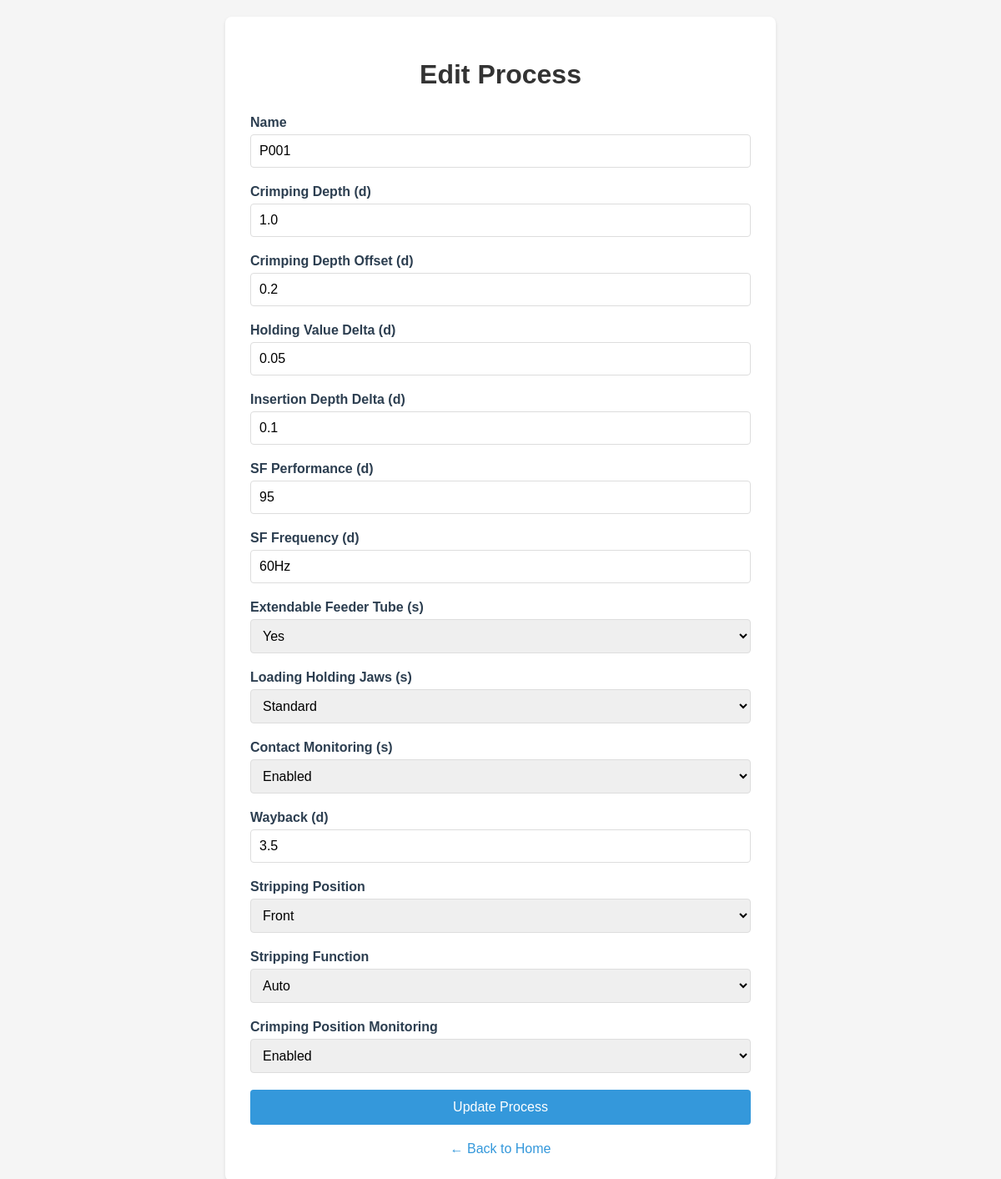
Page /edit_process?id=1 on the committed database.
### main.py (models this page shows)
class Process(db.Model):
    id: Mapped[int] = mapped_column(Integer, primary_key=True)
    name: Mapped[str] = mapped_column(String(100), unique=True, nullable=False)
    crimping_depth_d: Mapped[str] = mapped_column(String(50), nullable=False)
    crimping_depth_offset_d: Mapped[str] = mapped_column(String(50), nullable=False)
    holding_value_delta_d: Mapped[str] = mapped_column(String(50), nullable=False)
    insertion_depth_delta_d: Mapped[str] = mapped_column(String(50), nullable=False)
    sf_performance_d: Mapped[str] = mapped_column(String(50), nullable=False)
    sf_frequence_d: Mapped[str] = mapped_column(String(50), nullable=False)
    extendable_feeder_tuble_s: Mapped[str] = mapped_column(String(50), nullable=False)
    loading_holding_jaws_s: Mapped[str] = mapped_column(String(50), nullable=False)
    catact_monitoring_s: Mapped[str] = mapped_column(String(50), nullable=False)
    wayback_d: Mapped[str] = mapped_column(String(50), nullable=False)
    stripping_position: Mapped[str] = mapped_column(String(50), nullable=False)
    stripping_function: Mapped[str] = mapped_column(String(50), nullable=False)
    crimping_position_monitoring: Mapped[str] = mapped_column(String(50), nullable=False)

### main.py (the view, shortened to what this page needs)
@app.route("/edit_process", methods=["GET", "POST"])
def edit_process():
    process_id = request.args.get('id')
    process_selected = db.get_or_404(Process, process_id)
    return render_template("edit_process.html", process=process_selected)

### templates/edit_process.html (shortened to what this page needs)
<!DOCTYPE html>
<html lang="en">
  <head>
  </head>
  <body>
    <div class="container">
      <h1>Edit Process</h1>
      <form action="{{ url_for('edit_process') }}" method="POST">
        <div class="form-group">
          <label>Name</label>
          <input name="name" type="text" value="{{ process.name }}" required />
        </div>
        <div class="form-group">
          <label>Crimping Depth (d)</label>
          <input name="crimping_depth_d" type="text" value="{{ process.crimping_depth_d }}" required />
        </div>
        <div class="form-group">
          <label>Crimping Depth Offset (d)</label>
          <input name="crimping_depth_offset_d" type="text" value="{{ process.crimping_depth_offset_d }}" required />
        </div>
        <div class="form-group">
          <label>Holding Value Delta (d)</label>
          <input name="holding_value_delta_d" type="text" value="{{ process.holding_value_delta_d }}" required />
        </div>
        <div class="form-group">
          <label>Insertion Depth Delta (d)</label>
          <input name="insertion_depth_delta_d" type="text" value="{{ process.insertion_depth_delta_d }}" required />
        </div>
        <div class="form-group">
          <label>SF Performance (d)</label>
          <input name="sf_performance_d" type="text" value="{{ process.sf_performance_d }}" required />
        </div>
        <div class="form-group">
          <label>SF Frequency (d)</label>
          <input name="sf_frequence_d" type="text" value="{{ process.sf_frequence_d }}" required />
        </div>
        <div class="form-group">
          <label>Extendable Feeder Tube (s)</label>
          <select name="extendable_feeder_tuble_s" required>
            <option value="yes" {% if process.extendable_feeder_tuble_s == "yes" %}selected{% endif %}>Yes</option>
          </select>
        </div>
        <div class="form-group">
          <label>Loading Holding Jaws (s)</label>
          <select name="loading_holding_jaws_s" required>
            <option value="standard" {% if process.loading_holding_jaws_s == "standard" %}selected{% endif %}>Standard</option>
          </select>
        </div>
        <div class="form-group">
          <label>Contact Monitoring (s)</label>
          <select name="catact_monitoring_s" required>
            <option value="enabled" {% if process.catact_monitoring_s == "enabled" %}selected{% endif %}>Enabled</option>
          </select>
        </div>
        <div class="form-group">
          <label>Wayback (d)</label>
          <input name="wayback_d" type="text" value="{{ process.wayback_d }}" required />
        </div>
        <div class="form-group">
          <label>Stripping Position</label>
          <select name="stripping_position" required>
            <option value="front" {% if process.stripping_position == "front" %}selected{% endif %}>Front</option>
          </select>
        </div>
        <div class="form-group">
          <label>Stripping Function</label>
          <select name="stripping_function" required>
            <option value="auto" {% if process.stripping_function == "auto" %}selected{% endif %}>Auto</option>
          </select>
        </div>
        <div class="form-group">
          <label>Crimping Position Monitoring</label>
          <select name="crimping_position_monitoring" required>
            <option value="enabled" {% if process.crimping_position_monitoring == "enabled" %}selected{% endif %}>Enabled</option>
          </select>
        </div>
        <button type="submit">Update Process</button>
      </form>
      <div class="back-link">
        <a href="{{ url_for('home') }}">← Back to Home</a>
      </div>
    </div>
  </body>
</html>

### templates/edit_process.html (style rules this page uses)
body { font-family: Arial, sans-serif; margin: 20px; background-color: #f5f5f5; }
.container { max-width: 600px; margin: 0 auto; background: white; padding: 30px; border-radius: 8px; box-shadow: 0 2px 4px rgba(0,0,0,0.1); }
h1 { color: #333; text-align: center; margin-bottom: 30px; }
.form-group { margin-bottom: 20px; }
label { display: block; margin-bottom: 5px; font-weight: bold; color: #2c3e50; }
input[type="text"], select { width: 100%; padding: 10px; border: 1px solid #ddd; border-radius: 4px; font-size: 16px; box-sizing: border-box; }
button { background: #3498db; color: white; padding: 12px 24px; border: none; border-radius: 4px; cursor: pointer; font-size: 16px; width: 100%; }
.back-link { text-align: center; margin-top: 20px; }
.back-link a { color: #3498db; text-decoration: none; }

### rows in the picture
Process: name "P001", crimping_depth_d "1.0", crimping_depth_offset_d "0.2", holding_value_delta_d "0.05", insertion_depth_delta_d "0.1", sf_performance_d "95", sf_frequence_d "60Hz", extendable_feeder_tuble_s "Yes", loading_holding_jaws_s "Standard", catact_monitoring_s "Enabled", wayback_d "3.5", stripping_position "Front", stripping_function "Auto", crimping_position_monitoring "Enabled"
